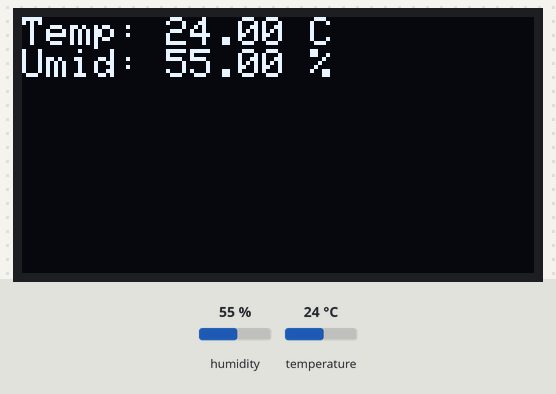
The program below on a simulated ESP32. Parts: 128×64 one-colour display. Inputs (shaded band) come from the test bench; at power-on: humidity 55 %, temperature 24 °C. What the program prints to the serial monitor is not drawn.

Above: at 1.2 s.
1.3 s: humidity set to 22 %
At 4.2 s:
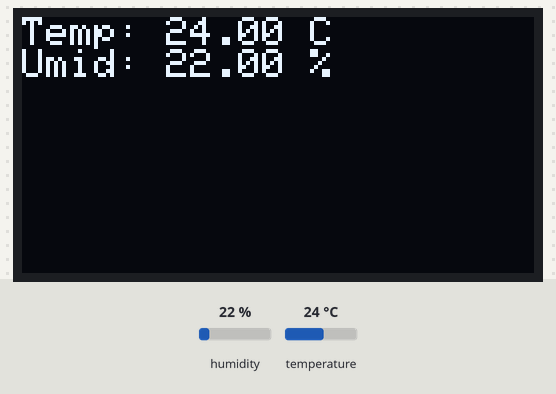
4.6 s: temperature set to 12 °C
At 7.3 s:
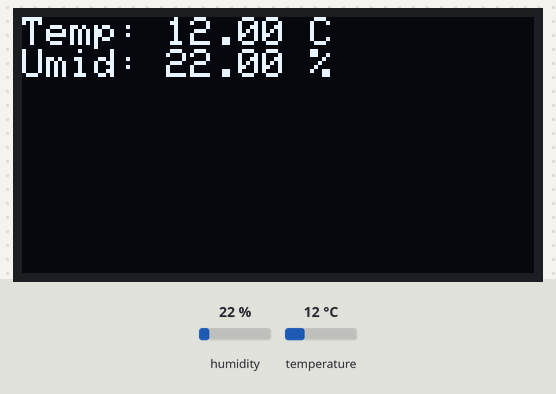
10.7 s: humidity set to 40 %
At 13.5 s:
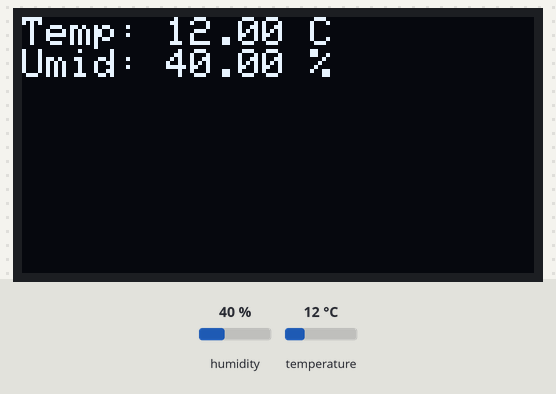
13.8 s: temperature set to 19 °C
Timing chart, 0 to 16.8 s (numbered marks = the images above; inputs shaded):
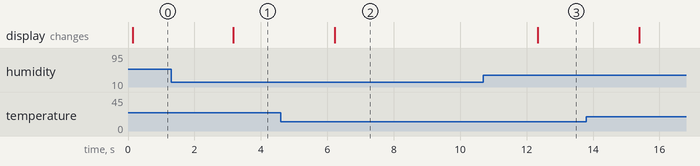

Measured:
- after the input at 1.3 s, the display: changes after 1.9 s (image 1)
- after the input at 4.6 s, the display: changes after 1.6 s (image 2)
- after the input at 10.7 s, the display: changes after 1.6 s (image 3)

The program:

main.cpp
```cpp
#include <Wire.h>
#include <Adafruit_GFX.h>
#include <Adafruit_SSD1306.h>
#include <DHT.h>
#include <SPI.h>
#include <MFRC522.h>

#define SCREEN_WIDTH 128
#define SCREEN_HEIGHT 64
#define DHTPIN 4          // Pino do DHT22
#define DHTTYPE DHT22     // Tipo de DHT

#define OLED_SDA 21       // Pino SDA do OLED
#define OLED_SCL 22       // Pino SCL do OLED

#define SS_PIN 5          // Pino SDA do RFID
#define RST_PIN 15        // Pino RST do RFID
#define SCK_PIN 25       // Novo pino SCK do RFID

DHT dht(DHTPIN, DHTTYPE);
Adafruit_SSD1306 display(SCREEN_WIDTH, SCREEN_HEIGHT, &Wire, -1);
MFRC522 rfid(SS_PIN, RST_PIN);

void setup() {
  Serial.begin(115200);
  dht.begin();

  // Inicializa o OLED
  display.begin(SSD1306_SWITCHCAPVCC, 0x3C);
  display.clearDisplay();

  // Inicializa o RFID
  SPI.begin();
  rfid.PCD_Init();

  Serial.println("DHT22, OLED e RFID prontos!");
}

void loop() {
  // Lê a temperatura e umidade
  float h = dht.readHumidity();
  float t = dht.readTemperature();

  // Verifica falhas de leitura
  if (isnan(h) || isnan(t)) {
    Serial.println("Falha na leitura do DHT!");
  } else {
    display.clearDisplay();
    display.setTextSize(1);
    display.setTextColor(WHITE);
    display.setCursor(0, 0);
    display.print("Temp: ");
    display.print(t);
    display.println(" C");
    display.print("Umid: ");
    display.print(h);
    display.println(" %");
    display.display();
  }

  // Lê RFID
  if (rfid.PICC_IsNewCardPresent() && rfid.PICC_ReadCardSerial()) {
    Serial.print("UID do Cartão: ");
    for (byte i = 0; i < rfid.uid.size; i++) {
      Serial.print(rfid.uid.uidByte[i], HEX);
      Serial.print(" ");
    }
    Serial.println();
    rfid.PICC_HaltA();
    display.clearDisplay();
  }

  delay(3000); // Aguarda 3 segundos antes da próxima leitura
}
```
